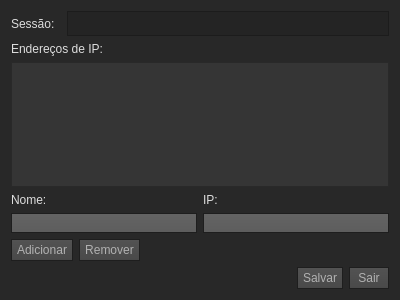
<?xml version="1.0" encoding="UTF-8"?>
<ui version="4.0">
 <class>CCriarSessaoForm</class>
 <widget class="QWidget" name="CCriarSessaoForm">
  <property name="geometry">
   <rect>
    <x>0</x>
    <y>0</y>
    <width>400</width>
    <height>300</height>
   </rect>
  </property>
  <property name="windowTitle">
   <string>Form</string>
  </property>
  <property name="styleSheet">
   <string notr="true">QToolTip
{
     border: 2px solid cyan;
     background-color:  white;
     padding: 1px;
     border-radius: 3px;
     font-size: 11px;
}

QWidget
{
       color: #dddddd;	
		background-color: #282828;
		border-color: transparent;
		border-width: 0px;
}

QLabel
{
        border-color: transparent;
}


QWidget:item:hover
{
    background-color: QLinearGradient( x1: 0, y1: 0, x2: 0, y2: 1, stop: 0 #ffa02f, stop: 1 #ca0619);
    color: #000000;
}

QWidget:item:selected
{
    background-color: QLinearGradient( x1: 0, y1: 0, x2: 0, y2: 1, stop: 0 #ffa02f, stop: 1 #d7801a);
}


QDateTimeEdit
{
    background-color: QLinearGradient( x1: 0, y1: 0, x2: 0, y2: 1, stop: 0 #4d4d4d, stop: 0 #646464, stop: 1 #5d5d5d);
    padding: 1px;
    border-style: solid;
    border: 1px solid #1e1e1e;
    border-radius: 5;
}

QMenuBar::item
{
    background: transparent;
}

QMenuBar::item:selected
{
    background: transparent;
    border: 1px solid #ffaa00;
}

QMenuBar::item:pressed
{
    background: #444;
    border: 1px solid #000;
    background-color: QLinearGradient(
        x1:0, y1:0,
	x2:0, y2:1,
	stop:1 #212121,
	stop:0.4 #343434/*,
	stop:0.2 #343434,
	stop:0.1 #ffaa00*/
    );
    margin-bottom:-1px;
    padding-bottom:1px;
}

QMenu
{
    border: 1px solid #000;
}


QMenu::item
{
    padding: 2px 20px 2px 20px;
}

QMenu::item:selected
{
    color: #000000;
}

QWidget:disabled
{
    color: #404040;
    background-color: #323232;
}



QDateTimeEdit::drop-down
{
     subcontrol-origin: padding;
     subcontrol-position: top right;
     width: 15px;

     border-left-width: 0px;
     border-left-color: darkgray;
     border-left-style: solid; /* just a single line */
     border-top-right-radius: 3px; /* same radius as the QComboBox */
     border-bottom-right-radius: 3px;
 }

QDateTimeEdit::down-arrow
{
     image: url(:/images/down_arrow.png);
}

QWidget:focus
{
    /*border: 2px solid QLinearGradient( x1: 0, y1: 0, x2: 0, y2: 1, stop: 0 #ffa02f, stop: 1 #d7801a);*/
}

QLineEdit
{
    background-color: QLinearGradient( x1: 0, y1: 0, x2: 0, y2: 1, stop: 0 #4d4d4d, stop: 0 #646464, stop: 1 #5d5d5d);
    padding: 1px;
    border-style: solid;
    border: 1px solid #1e1e1e;
    border-radius: 0;
}

QPushButton
{
    color: #b1b1b1;
    background-color: QLinearGradient( x1: 0, y1: 0, x2: 0, y2: 1, stop: 0 #565656, stop: 0.1 #525252, stop: 0.5 #4e4e4e, stop: 0.9 #4a4a4a, stop: 1 #464646);
    border-width: 1px;
    border-color: #1e1e1e;
    border-style: solid;
    border-radius: 0;
    padding: 3px;
    font-size: 12px;
    padding-left: 5px;
    padding-right: 5px;
}

QPushButton:pressed
{
    background-color: QLinearGradient( x1: 0, y1: 0, x2: 0, y2: 1, stop: 0 #2d2d2d, stop: 0.1 #2b2b2b, stop: 0.5 #292929, stop: 0.9 #282828, stop: 1 #252525);
}

QComboBox
{
    selection-background-color: #ffaa00;
    background-color: QLinearGradient( x1: 0, y1: 0, x2: 0, y2: 1, stop: 0 #565656, stop: 0.1 #525252, stop: 0.5 #4e4e4e, stop: 0.9 #4a4a4a, stop: 1 #464646);
    border-style: solid;
    border: 1px solid #1e1e1e;
    border-radius: 5;
}

QComboBox:hover,QPushButton:hover
{
    border: 2px solid QLinearGradient( x1: 0, y1: 0, x2: 0, y2: 1, stop: 0 #ffa02f, stop: 1 #d7801a);
}


QComboBox:on
{
    padding-top: 3px;
    padding-left: 4px;
    background-color: QLinearGradient( x1: 0, y1: 0, x2: 0, y2: 1, stop: 0 #2d2d2d, stop: 0.1 #2b2b2b, stop: 0.5 #292929, stop: 0.9 #282828, stop: 1 #252525);
    selection-background-color: #ffaa00;
}

QComboBox QAbstractItemView
{
    border: 2px solid darkgray;
    selection-background-color: QLinearGradient( x1: 0, y1: 0, x2: 0, y2: 1, stop: 0 #ffa02f, stop: 1 #d7801a);
}

QComboBox::drop-down
{
     subcontrol-origin: padding;
     subcontrol-position: top right;
     width: 15px;

     border-left-width: 0px;
     border-left-color: darkgray;
     border-left-style: solid; /* just a single line */
     border-top-right-radius: 3px; /* same radius as the QComboBox */
     border-bottom-right-radius: 3px;
 }

QComboBox::down-arrow
{
     image: url(:/images/down_arrow.png);
}

QGroupBox:focus
{
border: 2px solid QLinearGradient( x1: 0, y1: 0, x2: 0, y2: 1, stop: 0 #ffa02f, stop: 1 #d7801a);
}

QTextEdit:focus
{
    border: 2px solid QLinearGradient( x1: 0, y1: 0, x2: 0, y2: 1, stop: 0 #ffa02f, stop: 1 #d7801a);
}

QScrollBar:horizontal {
     border: 1px solid #222222;
     background: QLinearGradient(x1: 0, y1: 0, x2: 0, y2: 1, stop: 0 #101010, stop: 1 #303030);
     height: 12px;
     margin: 0px 16px 0 16px;
}

QScrollBar::handle:horizontal
{
      background: QLinearGradient( x1: 0, y1: 0, x2: 0, y2: 1, stop: 0.0 #303030, stop: 1 #404040);
      min-height: 20px;
      border-radius: 2px;
}

QScrollBar::add-line:horizontal {
      border: 1px solid #1b1b19;
      border-radius: 2px;
      background: QLinearGradient( x1: 0, y1: 0, x2: 0, y2: 1, stop: 0 #000000, stop: 1 #101010);
      width: 14px;
      subcontrol-position: right;
      subcontrol-origin: margin;
}

QScrollBar::sub-line:horizontal {
      border: 1px solid #1b1b19;
      border-radius: 2px;
      background: QLinearGradient( x1: 0, y1: 0, x2: 0, y2: 1, stop: 0 #000000, stop: 1 #101010);
      width: 14px;
     subcontrol-position: left;
     subcontrol-origin: margin;
}

QScrollBar::right-arrow:horizontal, QScrollBar::left-arrow:horizontal
{
      border: 1px solid black;
      width: 1px;
      height: 1px;
      background: white;
}

QScrollBar::add-page:horizontal, QScrollBar::sub-page:horizontal
{
      background: none;
}

QScrollBar:vertical
{
      background: QLinearGradient(x1: 0, y1: 0, x2: 1, y2: 0, stop: 0 #101010, stop: 1 #303030);
      width: 15px;
      margin: 16px 0 16px 0;
      border: 1px solid #222222;
}

QScrollBar::handle:vertical
{
      background: QLinearGradient( x1: 0, y1: 0, x2: 1, y2: 0, stop: 0.0 #303030, stop: 1 #404040);
      min-height: 20px;
      border-radius: 2px;
}

QScrollBar::add-line:vertical
{
      border: 1px solid #1b1b19;
      border-radius: 2px;
      background: QLinearGradient( x1: 0, y1: 0, x2: 1, y2: 0, stop: 0 #000000, stop: 1 #101010);
      height: 14px;
      subcontrol-position: bottom;
      subcontrol-origin: margin;
}

QScrollBar::sub-line:vertical
{
      border: 1px solid #1b1b19;
      border-radius: 2px;
      background: QLinearGradient( x1: 0, y1: 0, x2: 0, y2: 1, stop: 0 #000000, stop: 1 #000000);
      height: 14px;
      subcontrol-position: top;
      subcontrol-origin: margin;
}

QScrollBar::up-arrow:vertical, QScrollBar::down-arrow:vertical
{
      border: 1px solid black;
      width: 1px;
      height: 1px;
      background: white;
}


QScrollBar::add-page:vertical, QScrollBar::sub-page:vertical
{
      background: none;
}

QTextEdit
{
    background-color: #242424;
}

QPlainTextEdit
{
    background-color: #242424;
}

QHeaderView::section
{
    background-color: #303030
    color: white;
    padding-left: 4px;
    border: 1px solid #6c6c6c;
}

QCheckBox:disabled
{
color: #414141;
}

QDockWidget::title
{
    text-align: center;
    spacing: 3px; /* spacing between items in the tool bar */
    background-color: QLinearGradient(x1:0, y1:0, x2:0, y2:1, stop:0 #323232, stop: 0.5 #242424, stop:1 #323232);
}

QDockWidget::close-button, QDockWidget::float-button
{
    text-align: center;
    spacing: 1px; /* spacing between items in the tool bar */
    background-color: QLinearGradient(x1:0, y1:0, x2:0, y2:1, stop:0 #323232, stop: 0.5 #242424, stop:1 #323232);
}

QDockWidget::close-button:hover, QDockWidget::float-button:hover
{
    background: #242424;
}

QDockWidget::close-button:pressed, QDockWidget::float-button:pressed
{
    padding: 1px -1px -1px 1px;
}

QMainWindow::separator
{
    background-color: QLinearGradient(x1:0, y1:0, x2:0, y2:1, stop:0 #161616, stop: 0.5 #151515, stop: 0.6 #212121, stop:1 #343434);
    color: white;
    padding-left: 4px;
    border: 1px solid #4c4c4c;
    spacing: 3px; /* spacing between items in the tool bar */
}

QMainWindow::separator:hover
{

    background-color: QLinearGradient(x1:0, y1:0, x2:0, y2:1, stop:0 #d7801a, stop:0.5 #b56c17 stop:1 #ffa02f);
    color: white;
    padding-left: 4px;
    border: 1px solid #6c6c6c;
    spacing: 3px; /* spacing between items in the tool bar */
}
QTableWidget 
{
	 background-color: #353535;
}



QToolBar::handle
{
     spacing: 3px; /* spacing between items in the tool bar */
     background: url(:/images/handle.png);
}

QMenu::separator
{
    height: 2px;
    background-color: QLinearGradient(x1:0, y1:0, x2:0, y2:1, stop:0 #161616, stop: 0.5 #151515, stop: 0.6 #212121, stop:1 #343434);
    color: white;
    padding-left: 4px;
    margin-left: 10px;
    margin-right: 5px;
}

QProgressBar
{
    border: 2px solid grey;
    border-radius: 5px;
    text-align: center;
}

QProgressBar::chunk
{
    background-color: #d7801a;
    width: 2.15px;
    margin: 0.5px;
}




QTabBar::tab:last
{
    margin-right: 0; 
    border-top-right-radius: 3px;
}

QTabBar::tab:first:!selected
{
 	margin-left: 0px; 

    border-top-left-radius: 3px;
}




QRadioButton::indicator:checked, QRadioButton::indicator:unchecked{
    color: #b1b1b1;
    background-color: #323232;
    border: 1px solid #b1b1b1;
    border-radius: 6px;
}

QRadioButton::indicator:checked
{
    background-color: qradialgradient(
        cx: 0.5, cy: 0.5,
	fx: 0.5, fy: 0.5,
	radius: 1.0,
	stop: 0.25 #ffaa00,
	stop: 0.3 #323232
    );
}

QCheckBox::indicator{
    color: #b1b1b1;
    background-color: #323232;
    border: 1px solid #b1b1b1;
    width: 9px;
    height: 9px;
}

QRadioButton::indicator
{
    border-radius: 6px;
}

QRadioButton::indicator:hover, QCheckBox::indicator:hover
{
    border: 1px solid #ffaa00;
}

QCheckBox::indicator:checked
{
    image:url(:/images/checkbox.png);
}

QCheckBox::indicator:disabled, QRadioButton::indicator:disabled
{
    border: 1px solid #444;
}






</string>
  </property>
  <layout class="QVBoxLayout" name="verticalLayout_2">
   <item>
    <layout class="QVBoxLayout" name="verticalLayout">
     <item>
      <layout class="QHBoxLayout" name="horizontalLayout">
       <property name="sizeConstraint">
        <enum>QLayout::SetMinimumSize</enum>
       </property>
       <item>
        <widget class="QLabel" name="label">
         <property name="sizePolicy">
          <sizepolicy hsizetype="Minimum" vsizetype="Minimum">
           <horstretch>0</horstretch>
           <verstretch>0</verstretch>
          </sizepolicy>
         </property>
         <property name="minimumSize">
          <size>
           <width>50</width>
           <height>25</height>
          </size>
         </property>
         <property name="maximumSize">
          <size>
           <width>16777215</width>
           <height>50</height>
          </size>
         </property>
         <property name="text">
          <string>Sessão:</string>
         </property>
        </widget>
       </item>
       <item>
        <widget class="QTextEdit" name="te_Sessao">
         <property name="sizePolicy">
          <sizepolicy hsizetype="Expanding" vsizetype="Minimum">
           <horstretch>0</horstretch>
           <verstretch>0</verstretch>
          </sizepolicy>
         </property>
         <property name="minimumSize">
          <size>
           <width>50</width>
           <height>25</height>
          </size>
         </property>
         <property name="maximumSize">
          <size>
           <width>16777215</width>
           <height>50</height>
          </size>
         </property>
        </widget>
       </item>
      </layout>
     </item>
     <item>
      <widget class="QLabel" name="label_2">
       <property name="text">
        <string>Endereços de IP:</string>
       </property>
      </widget>
     </item>
     <item>
      <widget class="QTableWidget" name="listWidget_ips"/>
     </item>
     <item>
      <layout class="QHBoxLayout" name="horizontalLayout_6">
       <item>
        <widget class="QLabel" name="label_4">
         <property name="text">
          <string>Nome:</string>
         </property>
        </widget>
       </item>
       <item>
        <widget class="QLabel" name="label_3">
         <property name="text">
          <string>IP:</string>
         </property>
        </widget>
       </item>
      </layout>
     </item>
     <item>
      <layout class="QHBoxLayout" name="horizontalLayout_3"/>
     </item>
     <item>
      <layout class="QHBoxLayout" name="horizontalLayout_5">
       <item>
        <widget class="QLineEdit" name="le_nome"/>
       </item>
       <item>
        <widget class="QLineEdit" name="le_ip"/>
       </item>
      </layout>
     </item>
     <item>
      <layout class="QHBoxLayout" name="horizontalLayout_4">
       <item alignment="Qt::AlignLeft">
        <widget class="QPushButton" name="btn_adicionarIP">
         <property name="text">
          <string>Adicionar</string>
         </property>
        </widget>
       </item>
       <item alignment="Qt::AlignLeft">
        <widget class="QPushButton" name="btn_removerIp">
         <property name="sizePolicy">
          <sizepolicy hsizetype="Minimum" vsizetype="Fixed">
           <horstretch>1</horstretch>
           <verstretch>0</verstretch>
          </sizepolicy>
         </property>
         <property name="text">
          <string>Remover</string>
         </property>
        </widget>
       </item>
      </layout>
     </item>
     <item>
      <layout class="QHBoxLayout" name="horizontalLayout_2">
       <item alignment="Qt::AlignRight">
        <widget class="QPushButton" name="btn_Salvar">
         <property name="sizePolicy">
          <sizepolicy hsizetype="Minimum" vsizetype="Fixed">
           <horstretch>1</horstretch>
           <verstretch>0</verstretch>
          </sizepolicy>
         </property>
         <property name="text">
          <string>Salvar</string>
         </property>
        </widget>
       </item>
       <item alignment="Qt::AlignRight">
        <widget class="QPushButton" name="btn_sair">
         <property name="sizePolicy">
          <sizepolicy hsizetype="Minimum" vsizetype="Fixed">
           <horstretch>0</horstretch>
           <verstretch>0</verstretch>
          </sizepolicy>
         </property>
         <property name="minimumSize">
          <size>
           <width>40</width>
           <height>0</height>
          </size>
         </property>
         <property name="text">
          <string>Sair</string>
         </property>
        </widget>
       </item>
      </layout>
     </item>
    </layout>
   </item>
  </layout>
 </widget>
 <resources/>
 <connections/>
</ui>
